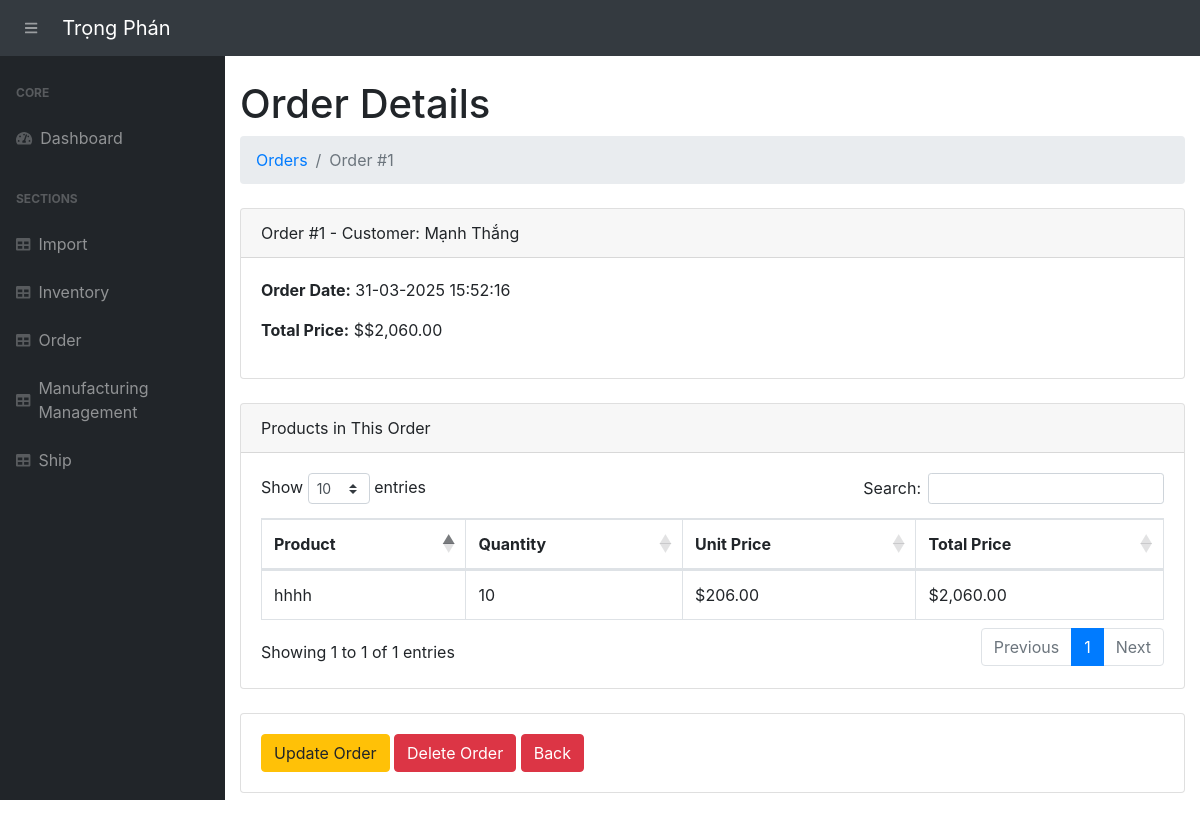
The app's page /order-detail/1, older data.
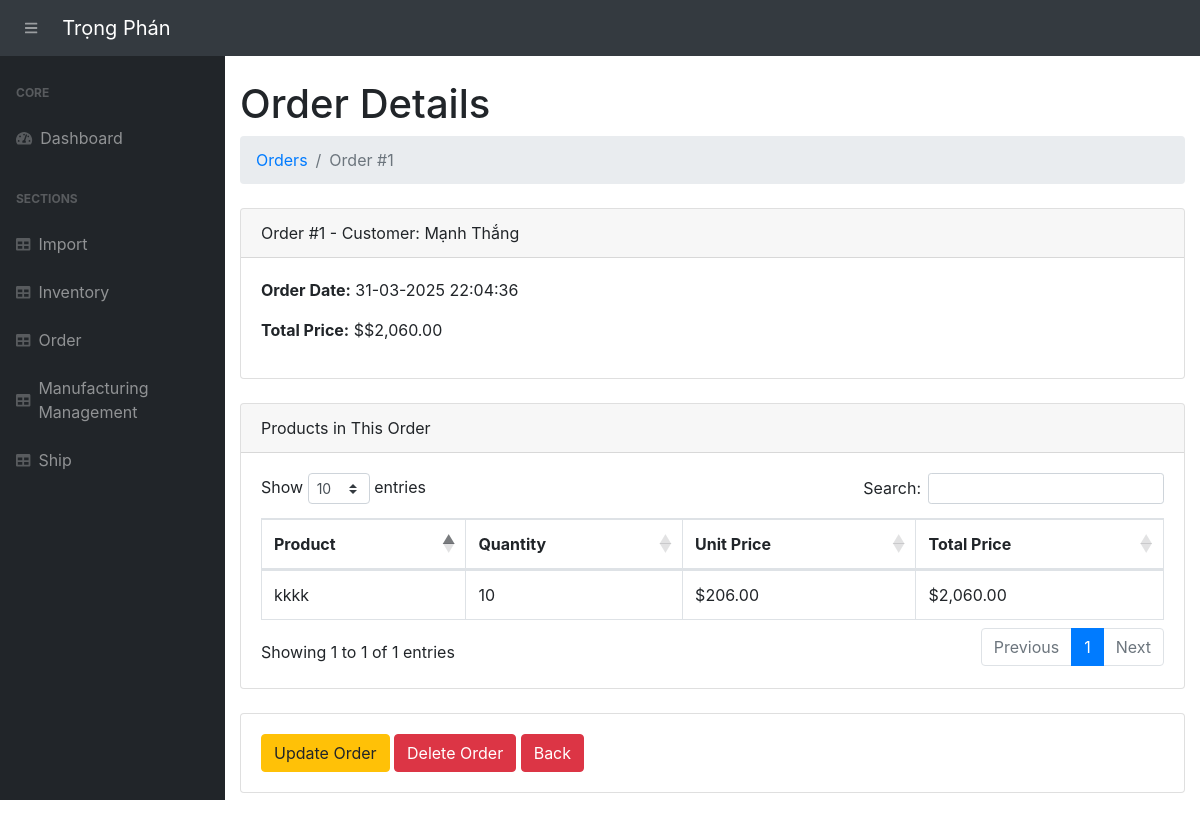
The same page, newer data.
### app.py (models this page shows, shortened)
class Order(db.Model):
    __tablename__ = 'orders'
    order_id = db.Column(db.Integer, primary_key=True)
    cus_name = db.Column(db.String(255), nullable=False)  # Customer Name
    cus_contact = db.Column(db.String(255), nullable=False)  # Customer Contact
    cus_address = db.Column(db.String(255), nullable=False)  # Customer Address
    order_date = db.Column(db.DateTime, default=vietnam_now)
    price = db.Column(db.Numeric(10, 2), nullable=False)
    order_details = db.relationship('OrderDetail', backref='order_relation', lazy=True)

class OrderDetail(db.Model):
    __tablename__ = 'order_details'
    order_detail_id = db.Column(db.Integer, primary_key=True)
    order_id = db.Column(db.Integer, db.ForeignKey('orders.order_id'))
    product_name = db.Column(db.String(100))
    product_price = db.Column(db.Float)
    quantity = db.Column(db.Integer)
    import_id = db.Column(db.Integer, db.ForeignKey('imports.import_id'))  # Import relation
    import_record = db.relationship('Import', backref='order_details', lazy=True)

### app.py (the view)
@app.route("/order-detail/<int:order_id>")
def order_detail(order_id):
    order = Order.query.get_or_404(order_id)
    return render_template("order-detail.html", order=order)

### app.py (called while the page is built)
@app.template_filter('format_price')
def format_price(value):
    return "${:,.2f}".format(value)

### templates/order-detail.html (shortened to what this page needs)
{% extends 'base.html' %}
{% block content %}
<main>
    <div class="container-fluid">
        <h1 class="mt-4">Order Details</h1>
        <ol class="breadcrumb mb-4">
            <li class="breadcrumb-item">
                <a href="{{ url_for('view_order') }}">Orders</a>
            </li>
            <li class="breadcrumb-item active">Order #{{ order.order_id }}</li>
        </ol>
        <div class="card mb-4">
            <div class="card-header">
                Order #{{ order.order_id }} - Customer: {{ order.cus_name }}
            </div>
            <div class="card-body">
                <p><strong>Order Date:</strong> {{ order.order_date.strftime('%d-%m-%Y %H:%M:%S')}}</p>
                <p><strong>Total Price:</strong> ${{ order.price | format_price }}</p>
            </div>
        </div>
        <div class="card mb-4">
            <div class="card-header">Products in This Order</div>
            <div class="card-body">
                <div class="table-responsive">
                    <table class="table table-bordered" id="dataTable" width="100%" cellspacing="0">
                        <thead>
                            <tr>
                                <th>Product</th>
                                <th>Quantity</th>
                                <th>Unit Price</th>
                                <th>Total Price</th>
                            </tr>
                        </thead>
                       <tbody>
                            {% for order_detail in order.order_details %}
                                <tr>
                                    <td>{{ order_detail.product_name }}</td>
                                    <td>{{ order_detail.quantity }}</td>
                                    <td>{{ order_detail.product_price | format_price }}</td>
                                    <td>{{ (order_detail.quantity * order_detail.product_price) | format_price }}</td>
                                </tr>
                            {% endfor %}
                        </tbody>
                    </table>
                </div>
            </div>
        </div>
        <div class="card mb-4">
            <div class="card-body">
                <a href="/update-order/{{ order.order_id }}" class="btn btn-warning">Update Order</a>
                <a href="/delete-order/{{ order.order_id }}" class="btn btn-danger">Delete Order</a>
                <a href="/order/" class="btn btn-danger">Back</a>
            </div>
        </div>
    </div>
</main>
{% endblock %}

Row changes from the older to the newer data that the page shows:
changed Order "Mạnh Thắng": order_date "31-03-2025 15:52:16" → "31-03-2025 22:04:36"
changed OrderDetail: product_name "hhhh" → "kkkk"
